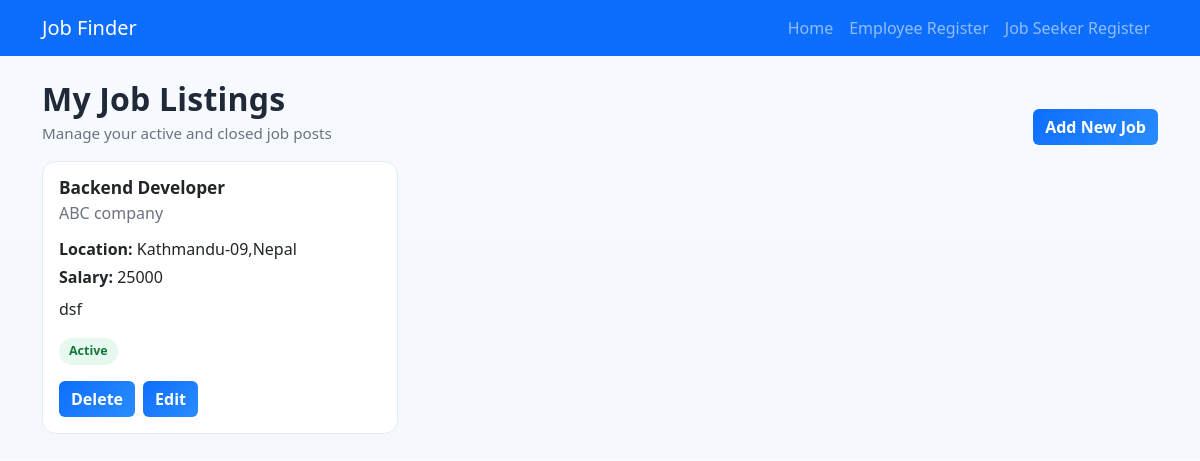
The page /employer/emp_job/ (signed in) on the database as committed earlier.
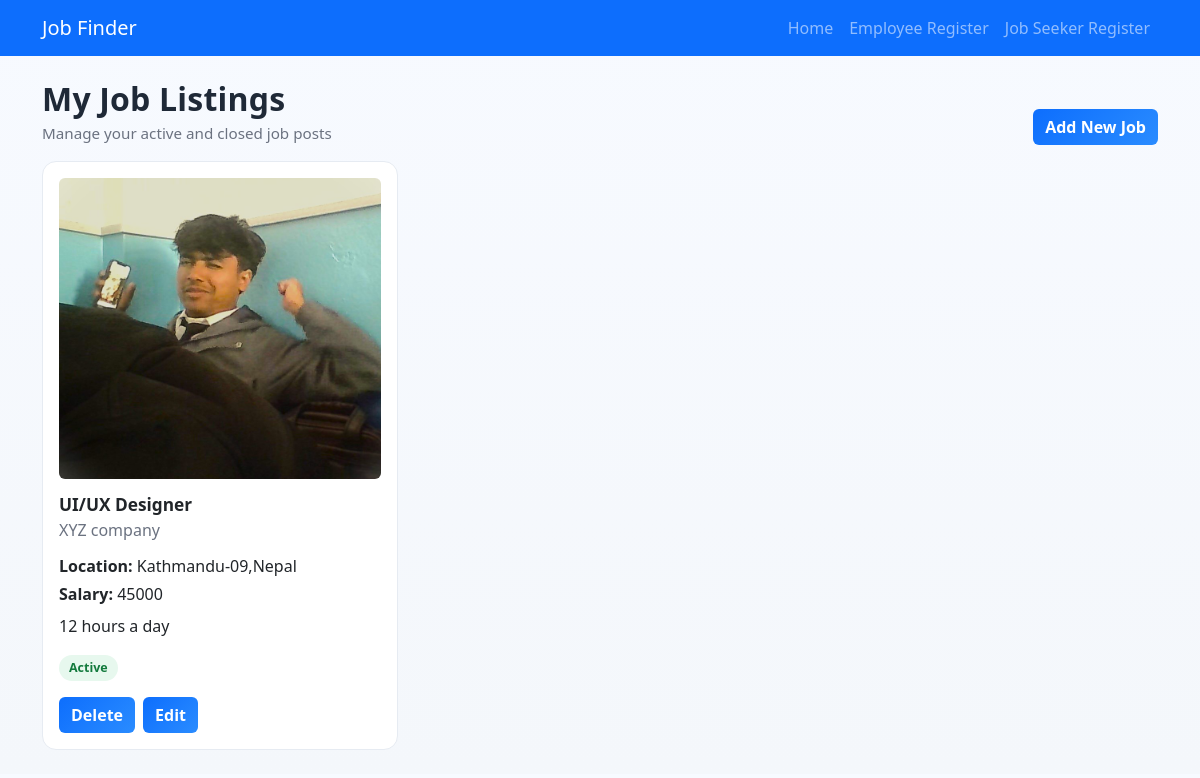
The same page on the database as committed later.
### employer/models.py (models this page shows, shortened)
class AddJob(models.Model):
    employer = models.ForeignKey(Employer, on_delete=models.CASCADE, related_name="jobs")
    job_title = models.CharField(max_length=150)
    company_name = models.CharField(max_length=150)
    job_image = models.FileField(upload_to="job_images/", blank=True, null=True)
    location = models.CharField(max_length=150)
    job_description = models.TextField()
    salary = models.CharField(max_length=100, blank=True)
    is_active = models.BooleanField(default=True)
    created_at = models.DateTimeField(auto_now_add=True)

### employer/views.py (the view)
# urls.py: path('emp_job/', views.emp_job, name='emp_job'),
def emp_job(request):
    employer_id = request.session.get('employer_id')
    if not employer_id:
        messages.error(request, "Please login first.")
        return redirect('login')
    try:
        employer = Employer.objects.get(id=employer_id)
    except Employer.DoesNotExist:
        request.session.pop('employer_id', None)
        messages.error(request, "Please login again.")
        return redirect('login')
    if not employer.is_approved:
        request.session.pop('employer_id', None)
        messages.error(request, "Admin must approve your account first.")
        return redirect('login')
    jobs = AddJob.objects.filter(employer=employer).order_by('-created_at')
    return render(request, 'emp_job.html', {'jobs': jobs, 'employer': employer})

### employer/templates/emp_job.html (shortened to what this page needs)
<!DOCTYPE html>
<html lang="en">
<head>
    <link href="https://cdn.jsdelivr.net/npm/bootstrap@5.3.2/dist/css/bootstrap.min.css" rel="stylesheet">
</head>
<body>
    {% include 'navbar.html' %}
    <div class="container mt-4">
        <div class="d-flex justify-content-between align-items-end mb-3">
            <div>
                <h2 class="page-title">My Job Listings</h2>
                <p class="sub-title">Manage your active and closed job posts</p>
            </div>
            <a href="{% url 'add_job' %}" class="btn btn-soft-brand">Add New Job</a>
        </div>
        <div class="row mt-3">
            {% for job in jobs %}
            <div class="col-md-4">
                <div class="card jobs-card mb-4">
                    <div class="card-body">
                        {% if job.job_image %}
                            <img src="{{ job.job_image.url }}" class="img-fluid rounded mb-3" alt="{{ job.job_title }} image">
                        {% endif %}
                        <h5 class="job-title">{{ job.job_title }}</h5>
                        <p class="job-company">{{ job.company_name }}</p>
                        <p class="mb-1"><strong>Location:</strong> {{ job.location }}</p>
                        <p class="mb-2"><strong>Salary:</strong> {{ job.salary|default:'-' }}</p>
                        <p>{{ job.job_description|truncatewords:20 }}</p>
                        {% if job.is_active %}
                            <span class="status-pill status-active">Active</span>
                        {% else %}
                            <span class="status-pill status-closed">Closed</span>
                        {% endif %}
                        <div class="mt-3 d-flex gap-2">
                            <a href="{% url 'delete_job' job.id %}" class="btn btn-soft-brand" onclick="return confirm('Are you sure you want to delete this job?');">Delete</a>
                            <a href="{% url 'edit_job' job.id %}" class="btn btn-soft-brand">Edit</a>
                        </div>
                    </div>
                </div>
            </div>
            {% empty %}
                <p>No jobs posted yet.</p>
            {% endfor %}
        </div>
    </div>
</body>
</html>

### templates/navbar.html (shortened to what this page needs)
<nav class="navbar navbar-expand-lg navbar-dark bg-primary">
    <div class="container">
        <a class="navbar-brand" href="{% url 'home' %}">Job Finder</a>
        <div class="collapse navbar-collapse" id="navbarNav">
            <ul class="navbar-nav ms-auto">
                <li class="nav-item">
                    <a class="nav-link" href="{% url 'home' %}">Home</a>
                </li>
                <li class="nav-item">
                    <a class="nav-link" href="{% url 'register' %}">Employee Register</a>
                </li>
                <li class="nav-item">
                    <a class="nav-link" href="{% url 'user_reg' %}">Job Seeker Register</a>
                </li>
            </ul>
        </div>
    </div>
</nav>

### employer/templates/emp_job.html (style rules this page uses)
:root { --bg-soft: #f4f7fb; --ink: #1f2937; --muted: #6b7280; --line: #e6ebf2; --brand: #0d6efd; --brand-2: #2a8cff; --warn: #f59e0b; --danger: #ef4444; }
body { background: linear-gradient(180deg, #f7faff 0%, var(--bg-soft) 100%); color: var(--ink); }
.page-title { font-weight: 700; letter-spacing: 0.2px; margin: 0; }
.sub-title { color: var(--muted); margin-top: 4px; margin-bottom: 0; font-size: 0.95rem; }
.jobs-card { border: 1px solid var(--line); border-radius: 14px; transition: transform 0.2s ease, box-shadow 0.2s ease; background: #fff; }
.job-title { font-size: 1.08rem; font-weight: 700; margin-bottom: 2px; }
.job-company { color: var(--muted); margin-bottom: 12px; }
.status-pill { display: inline-block; padding: 4px 10px; border-radius: 999px; font-size: 0.78rem; font-weight: 600; }
.status-active { background: #e7f8ee; color: #137a3d; }
.btn-soft-brand { background: linear-gradient(135deg, var(--brand), var(--brand-2)); border: none; color: #fff; font-weight: 600; }

Rows that differ between the two databases and show on the page:
removed AddJob: job_title "Backend Developer", company_name "ABC company", location "Kathmandu-09,Nepal", salary "25000", job_description "dsf", is_active "Active"
added AddJob: job_image (picture), job_title "UI/UX Designer", company_name "XYZ company", location "Kathmandu-09,Nepal", salary "45000", job_description "12 hours a day", is_active "Active"
